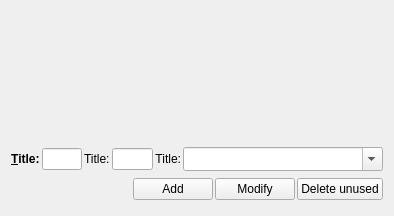
<?xml version="1.0" encoding="UTF-8"?>
<ui version="4.0">
 <author>
SPDX-FileCopyrightText: 2024 S. MANKOWSKI stephane@mankowski.fr
SPDX-FileCopyrightText: 2024 G. DE BURE support@mankowski.fr
SPDX-License-Identifier: GPL-3.0-or-later
 </author>      
 <class>skgpayeeplugin_base</class>
 <widget class="QWidget" name="skgpayeeplugin_base">
  <property name="geometry">
   <rect>
    <x>0</x>
    <y>0</y>
    <width>394</width>
    <height>216</height>
   </rect>
  </property>
  <layout class="QVBoxLayout" name="verticalLayout_2">
   <property name="spacing">
    <number>2</number>
   </property>
   <item>
    <widget class="SKGFilteredTableView" name="kView"/>
   </item>
   <item>
    <widget class="KSeparator" name="kseparator"/>
   </item>
   <item>
    <widget class="QFrame" name="frame">
     <property name="frameShape">
      <enum>QFrame::NoFrame</enum>
     </property>
     <property name="frameShadow">
      <enum>QFrame::Raised</enum>
     </property>
     <layout class="QVBoxLayout" name="verticalLayout">
      <property name="spacing">
       <number>2</number>
      </property>
      <property name="leftMargin">
       <number>0</number>
      </property>
      <property name="topMargin">
       <number>0</number>
      </property>
      <property name="rightMargin">
       <number>0</number>
      </property>
      <property name="bottomMargin">
       <number>0</number>
      </property>
      <item>
       <layout class="QHBoxLayout" name="horizontalLayout">
        <property name="spacing">
         <number>2</number>
        </property>
        <item>
         <widget class="QLabel" name="kNameLbl">
          <property name="font">
           <font>
            <weight>75</weight>
            <bold>true</bold>
           </font>
          </property>
          <property name="text">
           <string notr="true">&amp;Title:</string>
          </property>
          <property name="buddy">
           <cstring>kNameInput</cstring>
          </property>
         </widget>
        </item>
        <item>
         <widget class="QLineEdit" name="kNameInput">
          <property name="sizePolicy">
           <sizepolicy hsizetype="Expanding" vsizetype="Fixed">
            <horstretch>0</horstretch>
            <verstretch>0</verstretch>
           </sizepolicy>
          </property>
          <property name="toolTip">
           <string>Name of the payee</string>
          </property>
          <property name="statusTip">
           <string>Name of the payee</string>
          </property>
         </widget>
        </item>
        <item>
         <widget class="QLabel" name="kAddressLabel">
          <property name="sizePolicy">
           <sizepolicy hsizetype="Minimum" vsizetype="Preferred">
            <horstretch>0</horstretch>
            <verstretch>0</verstretch>
           </sizepolicy>
          </property>
          <property name="text">
           <string notr="true">Title:</string>
          </property>
          <property name="buddy">
           <cstring>kAddressEdit</cstring>
          </property>
         </widget>
        </item>
        <item>
         <widget class="QLineEdit" name="kAddressEdit">
          <property name="sizePolicy">
           <sizepolicy hsizetype="Expanding" vsizetype="Fixed">
            <horstretch>0</horstretch>
            <verstretch>0</verstretch>
           </sizepolicy>
          </property>
          <property name="toolTip">
           <string>Address of the payee</string>
          </property>
          <property name="statusTip">
           <string>Address of the payee</string>
          </property>
          <property name="showClearButton" stdset="0">
           <bool>true</bool>
          </property>
         </widget>
        </item>
        <item>
         <widget class="QLabel" name="kCategoryLabel">
          <property name="sizePolicy">
           <sizepolicy hsizetype="Minimum" vsizetype="Preferred">
            <horstretch>0</horstretch>
            <verstretch>0</verstretch>
           </sizepolicy>
          </property>
          <property name="text">
           <string notr="true">Title:</string>
          </property>
          <property name="alignment">
           <set>Qt::AlignRight|Qt::AlignTrailing|Qt::AlignVCenter</set>
          </property>
         </widget>
        </item>
        <item>
         <widget class="SKGComboBox" name="kCategoryEdit">
          <property name="sizePolicy">
           <sizepolicy hsizetype="Expanding" vsizetype="Fixed">
            <horstretch>0</horstretch>
            <verstretch>0</verstretch>
           </sizepolicy>
          </property>
          <property name="minimumSize">
           <size>
            <width>200</width>
            <height>0</height>
           </size>
          </property>
          <property name="toolTip">
           <string>Category of the transaction.
Use  &quot; &gt; &quot; as a separator between a category and a subcategory.</string>
          </property>
          <property name="statusTip">
           <string>Category of the transaction</string>
          </property>
          <property name="editable">
           <bool>true</bool>
          </property>
          <property name="sizeAdjustPolicy">
           <enum>QComboBox::AdjustToMinimumContentsLengthWithIcon</enum>
          </property>
         </widget>
        </item>
       </layout>
      </item>
      <item>
       <layout class="QHBoxLayout" name="horizontalLayout_2">
        <property name="spacing">
         <number>2</number>
        </property>
        <item>
         <spacer name="horizontalSpacer">
          <property name="orientation">
           <enum>Qt::Horizontal</enum>
          </property>
          <property name="sizeHint" stdset="0">
           <size>
            <width>0</width>
            <height>20</height>
           </size>
          </property>
         </spacer>
        </item>
        <item>
         <widget class="QPushButton" name="kAddButton">
          <property name="toolTip">
           <string>Create a payee (Ctrl+Enter)</string>
          </property>
          <property name="statusTip">
           <string>Create a payee (Ctrl+Enter)</string>
          </property>
          <property name="text">
           <string>Add</string>
          </property>
         </widget>
        </item>
        <item>
         <widget class="QPushButton" name="kModifyButton">
          <property name="toolTip">
           <string>Modify selected payee (Shift+Enter)</string>
          </property>
          <property name="statusTip">
           <string>Modify selected payee (Shift+Enter)</string>
          </property>
          <property name="text">
           <string>Modify</string>
          </property>
         </widget>
        </item>
        <item>
         <widget class="QPushButton" name="kDeleteUnusedButton">
          <property name="toolTip">
           <string>Delete unused tiers</string>
          </property>
          <property name="statusTip">
           <string>Delete unused tiers</string>
          </property>
          <property name="text">
           <string comment="Verb, delete unused tiers">Delete unused</string>
          </property>
         </widget>
        </item>
       </layout>
      </item>
     </layout>
    </widget>
   </item>
  </layout>
 </widget>
 <customwidgets>
  <customwidget>
   <class>SKGComboBox</class>
   <extends>QComboBox</extends>
   <header>skgcombobox.h</header>
  </customwidget>
  <customwidget>
   <class>SKGFilteredTableView</class>
   <extends>QWidget</extends>
   <header>skgfilteredtableview.h</header>
   <container>1</container>
  </customwidget>
  <customwidget>
   <class>KSeparator</class>
   <extends>QFrame</extends>
   <header>kseparator.h</header>
   <container>1</container>
  </customwidget>
 </customwidgets>
 <tabstops>
  <tabstop>kNameInput</tabstop>
  <tabstop>kAddressEdit</tabstop>
  <tabstop>kCategoryEdit</tabstop>
  <tabstop>kAddButton</tabstop>
  <tabstop>kModifyButton</tabstop>
  <tabstop>kDeleteUnusedButton</tabstop>
 </tabstops>
 <resources/>
 <connections/>
 <slots>
  <slot>onDoubleClick()</slot>
  <slot>onAddPayee()</slot>
  <slot>onModifyPayee()</slot>
  <slot>onEditorModified()</slot>
  <slot>onFilterChanged()</slot>
  <slot>onFilterRegExpChanged()</slot>
  <slot>cleanEditor()</slot>
  <slot>onDeleteUnused()</slot>
  <slot>onResetInternalFilter()</slot>
 </slots>
</ui>
